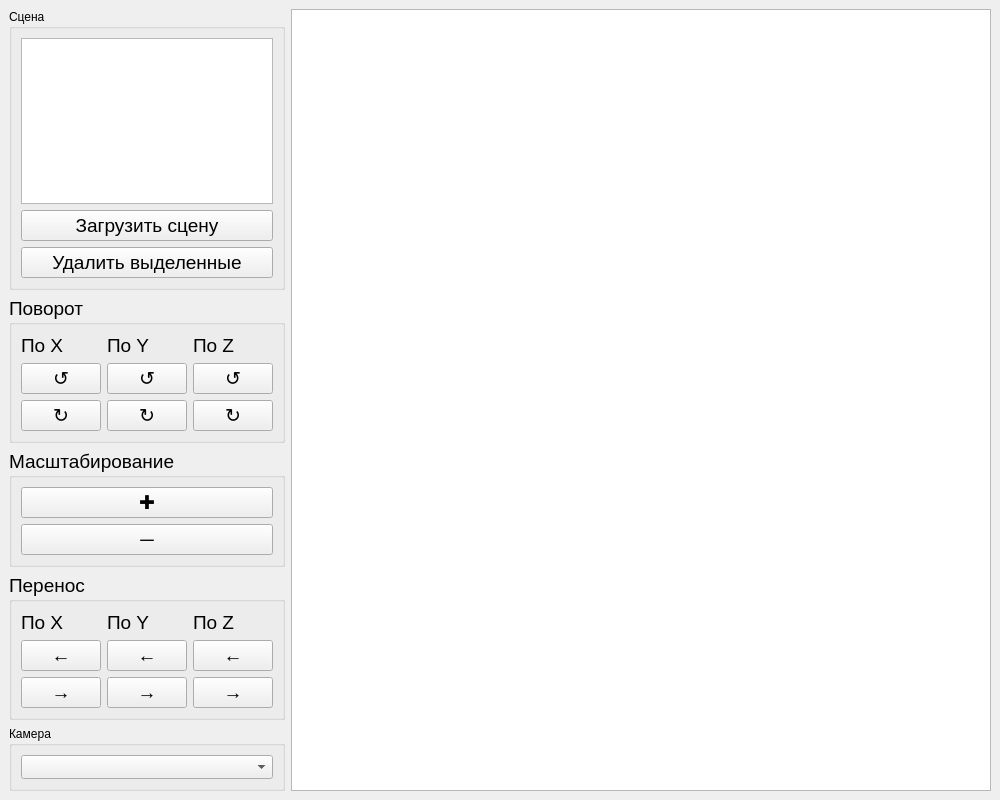
<?xml version="1.0" encoding="UTF-8"?>
<ui version="4.0">
 <class>MainWindow</class>
 <widget class="QMainWindow" name="MainWindow">
  <property name="enabled">
   <bool>true</bool>
  </property>
  <property name="geometry">
   <rect>
    <x>0</x>
    <y>0</y>
    <width>1000</width>
    <height>800</height>
   </rect>
  </property>
  <property name="sizePolicy">
   <sizepolicy hsizetype="Preferred" vsizetype="Preferred">
    <horstretch>0</horstretch>
    <verstretch>0</verstretch>
   </sizepolicy>
  </property>
  <property name="windowTitle">
   <string>Lab03</string>
  </property>
  <property name="layoutDirection">
   <enum>Qt::LayoutDirection::LeftToRight</enum>
  </property>
  <widget class="QWidget" name="centralwidget">
   <layout class="QHBoxLayout" name="horizontalLayout" stretch="1,5">
    <item>
     <layout class="QVBoxLayout" name="verticalLayout">
      <item>
       <widget class="QGroupBox" name="loadBox">
        <property name="title">
         <string>Сцена</string>
        </property>
        <layout class="QGridLayout" name="gridLayout">
         <item row="2" column="0">
          <widget class="QPushButton" name="removeButton">
           <property name="font">
            <font>
             <pointsize>14</pointsize>
            </font>
           </property>
           <property name="text">
            <string>Удалить выделенные</string>
           </property>
          </widget>
         </item>
         <item row="0" column="0">
          <widget class="QTableView" name="tableView">
           <property name="selectionBehavior">
            <enum>QAbstractItemView::SelectionBehavior::SelectRows</enum>
           </property>
           <attribute name="horizontalHeaderDefaultSectionSize">
            <number>90</number>
           </attribute>
          </widget>
         </item>
         <item row="1" column="0">
          <widget class="QPushButton" name="loadSceneButton">
           <property name="font">
            <font>
             <pointsize>14</pointsize>
            </font>
           </property>
           <property name="text">
            <string>Загрузить сцену</string>
           </property>
          </widget>
         </item>
        </layout>
       </widget>
      </item>
      <item>
       <widget class="QGroupBox" name="rotateBox">
        <property name="maximumSize">
         <size>
          <width>16777215</width>
          <height>180</height>
         </size>
        </property>
        <property name="font">
         <font>
          <pointsize>14</pointsize>
          <italic>false</italic>
          <bold>false</bold>
         </font>
        </property>
        <property name="title">
         <string>Поворот</string>
        </property>
        <layout class="QHBoxLayout" name="horizontalLayout_2">
         <item>
          <layout class="QVBoxLayout" name="verticalLayout_3">
           <item>
            <widget class="QLabel" name="label_2">
             <property name="sizePolicy">
              <sizepolicy hsizetype="Fixed" vsizetype="Preferred">
               <horstretch>0</horstretch>
               <verstretch>0</verstretch>
              </sizepolicy>
             </property>
             <property name="text">
              <string>По X</string>
             </property>
            </widget>
           </item>
           <item>
            <widget class="QPushButton" name="xLeftRotateButton">
             <property name="sizePolicy">
              <sizepolicy hsizetype="Fixed" vsizetype="Fixed">
               <horstretch>0</horstretch>
               <verstretch>0</verstretch>
              </sizepolicy>
             </property>
             <property name="font">
              <font>
               <pointsize>14</pointsize>
               <italic>false</italic>
               <bold>false</bold>
              </font>
             </property>
             <property name="text">
              <string>↺</string>
             </property>
             <property name="iconSize">
              <size>
               <width>16</width>
               <height>16</height>
              </size>
             </property>
             <property name="autoDefault">
              <bool>false</bool>
             </property>
            </widget>
           </item>
           <item>
            <widget class="QPushButton" name="xRightRotateButton">
             <property name="sizePolicy">
              <sizepolicy hsizetype="Fixed" vsizetype="Fixed">
               <horstretch>0</horstretch>
               <verstretch>0</verstretch>
              </sizepolicy>
             </property>
             <property name="text">
              <string>↻</string>
             </property>
            </widget>
           </item>
          </layout>
         </item>
         <item>
          <layout class="QVBoxLayout" name="verticalLayout_4">
           <item>
            <widget class="QLabel" name="label_3">
             <property name="sizePolicy">
              <sizepolicy hsizetype="Fixed" vsizetype="Preferred">
               <horstretch>0</horstretch>
               <verstretch>0</verstretch>
              </sizepolicy>
             </property>
             <property name="text">
              <string>По Y</string>
             </property>
            </widget>
           </item>
           <item>
            <widget class="QPushButton" name="yLeftRotateButton">
             <property name="sizePolicy">
              <sizepolicy hsizetype="Fixed" vsizetype="Fixed">
               <horstretch>0</horstretch>
               <verstretch>0</verstretch>
              </sizepolicy>
             </property>
             <property name="font">
              <font>
               <pointsize>14</pointsize>
               <italic>false</italic>
               <bold>false</bold>
              </font>
             </property>
             <property name="text">
              <string>↺</string>
             </property>
             <property name="iconSize">
              <size>
               <width>16</width>
               <height>16</height>
              </size>
             </property>
            </widget>
           </item>
           <item>
            <widget class="QPushButton" name="yRightRotateButton">
             <property name="sizePolicy">
              <sizepolicy hsizetype="Fixed" vsizetype="Fixed">
               <horstretch>0</horstretch>
               <verstretch>0</verstretch>
              </sizepolicy>
             </property>
             <property name="text">
              <string>↻</string>
             </property>
            </widget>
           </item>
          </layout>
         </item>
         <item>
          <layout class="QVBoxLayout" name="verticalLayout_6">
           <item>
            <widget class="QLabel" name="label_4">
             <property name="sizePolicy">
              <sizepolicy hsizetype="Fixed" vsizetype="Preferred">
               <horstretch>0</horstretch>
               <verstretch>0</verstretch>
              </sizepolicy>
             </property>
             <property name="text">
              <string>По Z</string>
             </property>
            </widget>
           </item>
           <item>
            <widget class="QPushButton" name="zLeftRotateButton">
             <property name="sizePolicy">
              <sizepolicy hsizetype="Fixed" vsizetype="Fixed">
               <horstretch>0</horstretch>
               <verstretch>0</verstretch>
              </sizepolicy>
             </property>
             <property name="font">
              <font>
               <pointsize>14</pointsize>
               <italic>false</italic>
               <bold>false</bold>
              </font>
             </property>
             <property name="text">
              <string>↺</string>
             </property>
             <property name="iconSize">
              <size>
               <width>16</width>
               <height>16</height>
              </size>
             </property>
            </widget>
           </item>
           <item>
            <widget class="QPushButton" name="zRightRotateButton">
             <property name="sizePolicy">
              <sizepolicy hsizetype="Fixed" vsizetype="Fixed">
               <horstretch>0</horstretch>
               <verstretch>0</verstretch>
              </sizepolicy>
             </property>
             <property name="text">
              <string>↻</string>
             </property>
            </widget>
           </item>
          </layout>
         </item>
        </layout>
       </widget>
      </item>
      <item>
       <widget class="QGroupBox" name="scaleBox">
        <property name="maximumSize">
         <size>
          <width>16777215</width>
          <height>180</height>
         </size>
        </property>
        <property name="font">
         <font>
          <pointsize>14</pointsize>
         </font>
        </property>
        <property name="title">
         <string>Масштабирование</string>
        </property>
        <layout class="QVBoxLayout" name="verticalLayout_2">
         <item>
          <widget class="QPushButton" name="scaleUpButton">
           <property name="text">
            <string>✚</string>
           </property>
          </widget>
         </item>
         <item>
          <widget class="QPushButton" name="scaleDownButton">
           <property name="text">
            <string>─</string>
           </property>
          </widget>
         </item>
        </layout>
       </widget>
      </item>
      <item>
       <widget class="QGroupBox" name="moveBox">
        <property name="maximumSize">
         <size>
          <width>16777215</width>
          <height>180</height>
         </size>
        </property>
        <property name="font">
         <font>
          <pointsize>14</pointsize>
          <strikeout>false</strikeout>
         </font>
        </property>
        <property name="title">
         <string>Перенос</string>
        </property>
        <layout class="QHBoxLayout" name="horizontalLayout_3">
         <item>
          <layout class="QVBoxLayout" name="verticalLayout_7">
           <property name="topMargin">
            <number>0</number>
           </property>
           <item>
            <widget class="QLabel" name="label_5">
             <property name="sizePolicy">
              <sizepolicy hsizetype="Fixed" vsizetype="Preferred">
               <horstretch>0</horstretch>
               <verstretch>0</verstretch>
              </sizepolicy>
             </property>
             <property name="text">
              <string>По X</string>
             </property>
            </widget>
           </item>
           <item>
            <widget class="QPushButton" name="xLeftMoveButton">
             <property name="sizePolicy">
              <sizepolicy hsizetype="Fixed" vsizetype="Fixed">
               <horstretch>0</horstretch>
               <verstretch>0</verstretch>
              </sizepolicy>
             </property>
             <property name="font">
              <font>
               <pointsize>14</pointsize>
               <italic>false</italic>
               <bold>false</bold>
               <strikeout>false</strikeout>
              </font>
             </property>
             <property name="text">
              <string>←</string>
             </property>
             <property name="iconSize">
              <size>
               <width>16</width>
               <height>16</height>
              </size>
             </property>
             <property name="autoDefault">
              <bool>false</bool>
             </property>
            </widget>
           </item>
           <item>
            <widget class="QPushButton" name="xRightMoveButton">
             <property name="sizePolicy">
              <sizepolicy hsizetype="Fixed" vsizetype="Fixed">
               <horstretch>0</horstretch>
               <verstretch>0</verstretch>
              </sizepolicy>
             </property>
             <property name="text">
              <string>→</string>
             </property>
            </widget>
           </item>
          </layout>
         </item>
         <item>
          <layout class="QVBoxLayout" name="verticalLayout_8">
           <item>
            <widget class="QLabel" name="label_6">
             <property name="sizePolicy">
              <sizepolicy hsizetype="Fixed" vsizetype="Preferred">
               <horstretch>0</horstretch>
               <verstretch>0</verstretch>
              </sizepolicy>
             </property>
             <property name="text">
              <string>По Y</string>
             </property>
            </widget>
           </item>
           <item>
            <widget class="QPushButton" name="yLeftMoveButton">
             <property name="sizePolicy">
              <sizepolicy hsizetype="Fixed" vsizetype="Fixed">
               <horstretch>0</horstretch>
               <verstretch>0</verstretch>
              </sizepolicy>
             </property>
             <property name="font">
              <font>
               <pointsize>14</pointsize>
               <italic>false</italic>
               <bold>false</bold>
               <strikeout>false</strikeout>
              </font>
             </property>
             <property name="text">
              <string>←</string>
             </property>
             <property name="iconSize">
              <size>
               <width>16</width>
               <height>16</height>
              </size>
             </property>
             <property name="autoDefault">
              <bool>false</bool>
             </property>
            </widget>
           </item>
           <item>
            <widget class="QPushButton" name="yRightMoveButton">
             <property name="sizePolicy">
              <sizepolicy hsizetype="Fixed" vsizetype="Fixed">
               <horstretch>0</horstretch>
               <verstretch>0</verstretch>
              </sizepolicy>
             </property>
             <property name="text">
              <string>→</string>
             </property>
            </widget>
           </item>
          </layout>
         </item>
         <item>
          <layout class="QVBoxLayout" name="verticalLayout_9">
           <item>
            <widget class="QLabel" name="label_7">
             <property name="sizePolicy">
              <sizepolicy hsizetype="Fixed" vsizetype="Preferred">
               <horstretch>0</horstretch>
               <verstretch>0</verstretch>
              </sizepolicy>
             </property>
             <property name="text">
              <string>По Z</string>
             </property>
            </widget>
           </item>
           <item>
            <widget class="QPushButton" name="zLeftMoveButton">
             <property name="sizePolicy">
              <sizepolicy hsizetype="Fixed" vsizetype="Fixed">
               <horstretch>0</horstretch>
               <verstretch>0</verstretch>
              </sizepolicy>
             </property>
             <property name="font">
              <font>
               <pointsize>14</pointsize>
               <italic>false</italic>
               <bold>false</bold>
               <strikeout>false</strikeout>
              </font>
             </property>
             <property name="text">
              <string>←</string>
             </property>
             <property name="iconSize">
              <size>
               <width>16</width>
               <height>16</height>
              </size>
             </property>
             <property name="autoDefault">
              <bool>false</bool>
             </property>
            </widget>
           </item>
           <item>
            <widget class="QPushButton" name="zRightMoveButton">
             <property name="sizePolicy">
              <sizepolicy hsizetype="Fixed" vsizetype="Fixed">
               <horstretch>0</horstretch>
               <verstretch>0</verstretch>
              </sizepolicy>
             </property>
             <property name="text">
              <string>→</string>
             </property>
            </widget>
           </item>
          </layout>
         </item>
        </layout>
       </widget>
      </item>
      <item>
       <widget class="QGroupBox" name="camBox">
        <property name="sizePolicy">
         <sizepolicy hsizetype="MinimumExpanding" vsizetype="Preferred">
          <horstretch>0</horstretch>
          <verstretch>0</verstretch>
         </sizepolicy>
        </property>
        <property name="minimumSize">
         <size>
          <width>0</width>
          <height>0</height>
         </size>
        </property>
        <property name="maximumSize">
         <size>
          <width>16777215</width>
          <height>70</height>
         </size>
        </property>
        <property name="title">
         <string>Камера</string>
        </property>
        <layout class="QGridLayout" name="gridLayout_2">
         <item row="0" column="0" colspan="2">
          <widget class="QComboBox" name="cameraComboBox">
           <property name="minimumSize">
            <size>
             <width>190</width>
             <height>24</height>
            </size>
           </property>
           <property name="maximumSize">
            <size>
             <width>16777215</width>
             <height>40</height>
            </size>
           </property>
           <property name="font">
            <font>
             <pointsize>12</pointsize>
            </font>
           </property>
          </widget>
         </item>
        </layout>
       </widget>
      </item>
     </layout>
    </item>
    <item>
     <widget class="QGraphicsView" name="graphicsView">
      <property name="sceneRect">
       <rectf>
        <x>0.000000000000000</x>
        <y>0.000000000000000</y>
        <width>0.000000000000000</width>
        <height>0.000000000000000</height>
       </rectf>
      </property>
     </widget>
    </item>
   </layout>
  </widget>
 </widget>
 <resources/>
 <connections/>
</ui>
